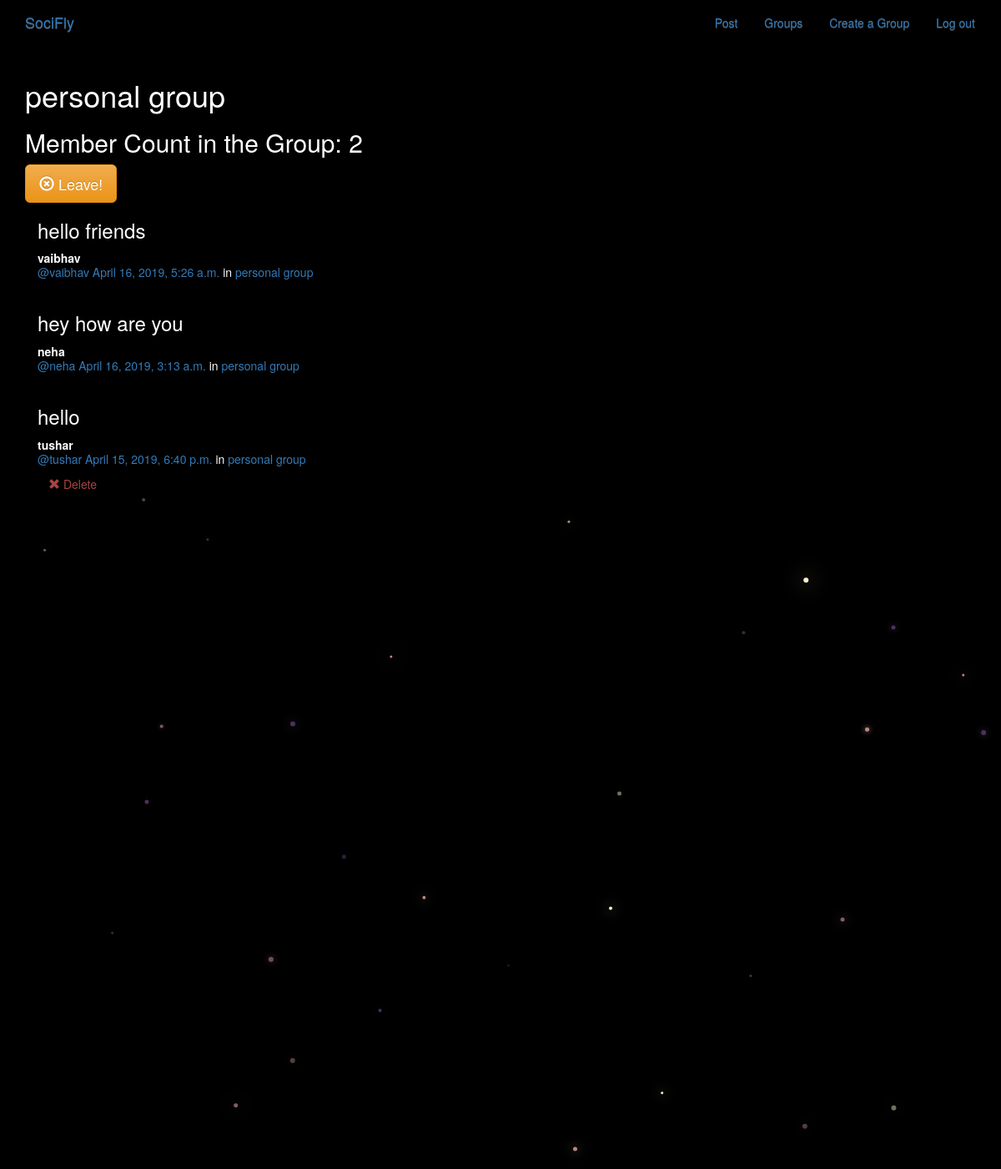
The page /groups/posts/in/personal-group/ (signed in) on the database its author committed.
### groups/models.py (models this page shows, shortened)
class Group(models.Model):
    name = models.CharField(max_length=255, unique=True) #name of group
    slug = models.SlugField(allow_unicode=True, unique=True) #group will have a slug
    description = models.TextField(blank=True, default='')  #group ka description
    description_html = models.TextField(editable=False, default='', blank=True) #html version of description
    members = models.ManyToManyField(User,through="GroupMember")
    class Meta:
        ordering = ["name"]

### posts/models.py (models this page shows, shortened)
class Post(models.Model):
    user = models.ForeignKey(User, related_name="posts",on_delete=models.PROTECT)
    created_at = models.DateTimeField(auto_now=True)
    message = models.TextField()
    message_html = models.TextField(editable=False) #so that people cant edit the html feild
    group = models.ForeignKey(Group, related_name="posts",null=True, blank=True,on_delete=models.PROTECT)
    class Meta:
        ordering = ["-created_at"]  #- sign to dat we can see in decending order
        unique_together = ["user", "message"]

### groups/views.py (the view)
# urls.py: url(r"^posts/in/(?P<slug>[-\w]+)/$",views.SingleGroup.as_view(),name="single"),
class SingleGroup(generic.DetailView): #detail of the group
    model = Group

### groups/templates/groups/group_detail.html
{% extends "groups/group_base.html" %}
{% block pregroup %}
<h1>{{group.name}}</h1>
<h2> Member Count in the Group: {{group.members.count}}</h2>
  <div class="content">
				{% if user in group.members.all %}
					<a href="{% url 'groups:leave' slug=group.slug %}" class="btn btn-lg btn-fill btn-warning"><span class="glyphicon glyphicon-remove-circle"></span> Leave!</a>
				{% else %}
					<a href="{% url 'groups:join' slug=group.slug %}" class="btn btn-lg btn-fill btn-warning"><span class="glyphicon glyphicon-ok-circle"></span> Join</a>
				{% endif %}
</div>
{% endblock %}
{% block group_content %}
<div class="col-md-8">
	{% if group.posts.count == 0 %}
	<h2>No posts in this group yet!</h2>
	{% else %}
		{% for post in group.posts.all %}
			{% include "posts/_post.html" %}
		{% endfor %}
	{% endif %}
</div>
{% endblock %}

### posts/templates/posts/_post.html
<div class="post media">
	<h3>{{ post.message_html|safe }}</h3>
	<div class="media-body">
		<strong>{{ post.user.username }}</strong>
		<h5 class="media-heading">
			<span class="username"><a href="{% url 'posts:for_user' username=post.user.username %}">@{{ post.user.username }}</a></span>
			<time class="time"><a href="{% url 'posts:single' username=post.user.username pk=post.pk %}">{{ post.created_at }}</a></time>
			{% if post.group %}
			<span class="group-name">in <a href="#">{{ post.group.name }}</a></span>
			{% endif %}
		</h5>
		<div class="media-footer">
			{% if user.is_authenticated and post.user == user and not hide_delete %}
				<a href="{% url 'posts:delete' pk=post.pk %}" title="delete" class="btn btn-simple">
					<span class="glyphicon glyphicon-remove text-danger" aria-hidden="true"></span>
					<span class="text-danger icon-label">Delete</span>
				</a>
			{% endif %}
		</div>
	</div>
</div>

### static/simplesocial/css/master.css (style rules this page uses)
body { margin: 0; overflow: hidden; background-color: black; color: white; }

### rows shown on the page
Group: name "personal group", members.count "2"
Post: message_html "hello friends", user.username "vaibhav", created_at "April 16, 2019, 5:26 a.m.", group.name "personal group"
Post: message_html "hey how are you", user.username "neha", created_at "April 16, 2019, 3:13 a.m.", group.name "personal group"
Post: message_html "hello", user.username "tushar", created_at "April 15, 2019, 6:40 p.m.", group.name "personal group", shows "Delete"
